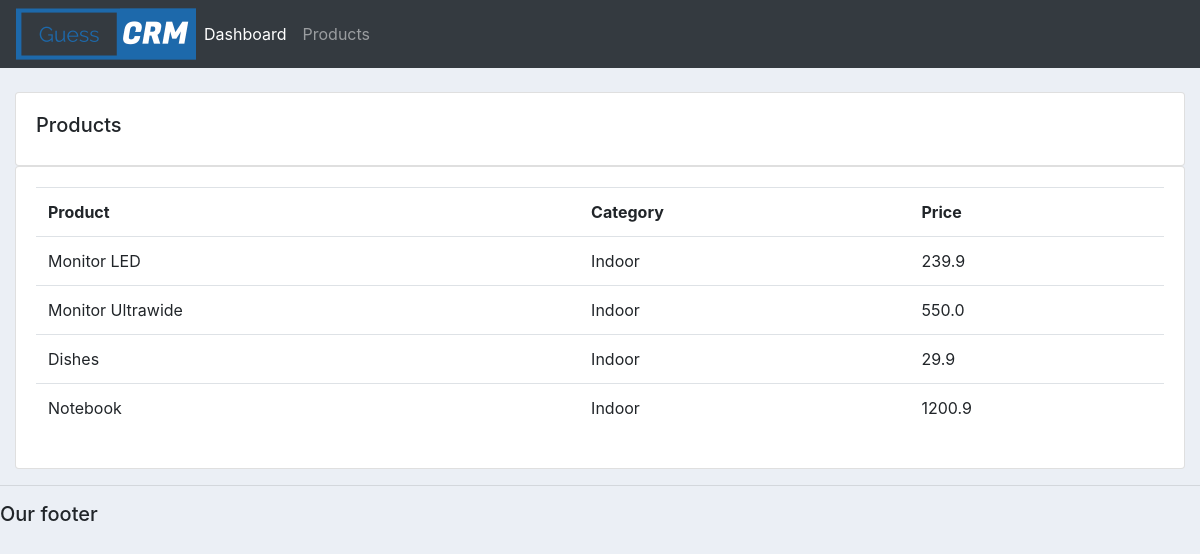
/products/, run on an earlier commit of the app's database.
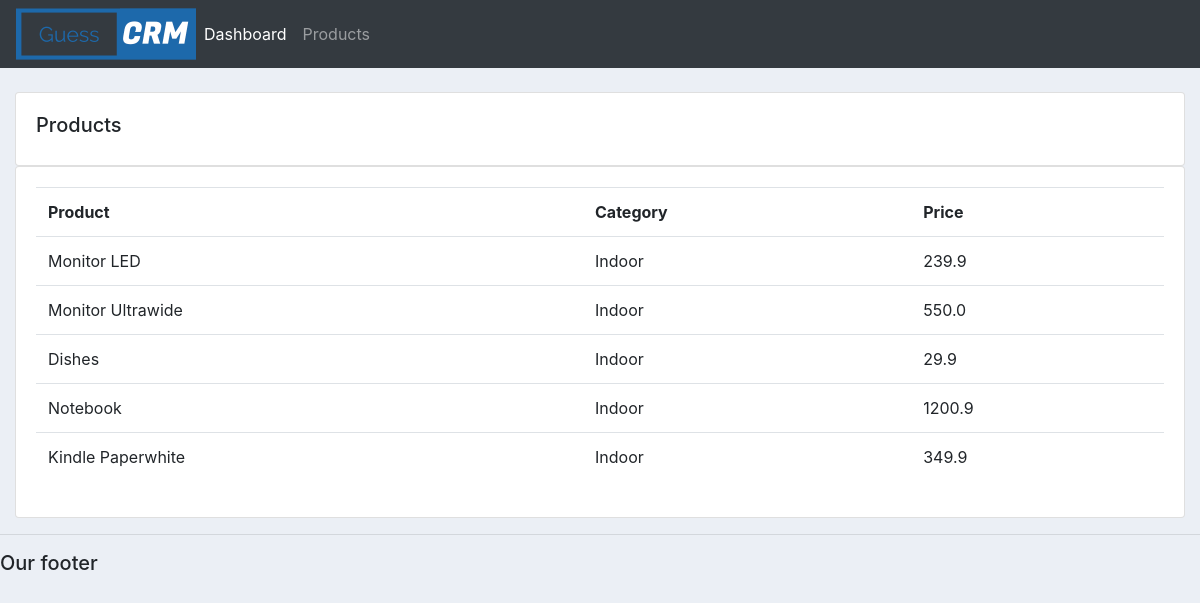
And on a later commit of the database.
### accounts/models.py (models this page shows, shortened)
class Product(models.Model):
	CATEGORY = (
			('Indoor', 'Indoor'),
			('Out Door', 'Out Door'),
			)
	name = models.CharField(max_length=200, null=True)
	price = models.FloatField(null=True)
	category = models.CharField(max_length=200, null=True, choices=CATEGORY)
	description = models.CharField(max_length=200, null=True, blank=True)
	date_created = models.DateTimeField(auto_now_add=True, null=True)
	tags = models.ManyToManyField(Tag)

### accounts/views.py (the view)
# urls.py: path('products/', views.products),
def products(request):
	products = Product.objects.all()
	return render(request, 'accounts/products.html', {'products':products})

### accounts/templates/accounts/products.html
{% extends 'accounts/main.html' %}
{% block content %}
<br>
<div class="row">
    <div class="col-md">
        <div class="card card-body">
            <h5>Products</h5>
        </div>
        <div class="card card-body">
            <table class="table">
                <tr>
                    <th>Product</th>
                    <th>Category</th>
                    <th>Price</th>
                </tr>
                {% for i in products %}
                    <tr>
                        <td>{{i.name}}</td>
                        <td>{{i.category}}</td>
                        <td>{{i.price}}</td>
                    </tr>
                {% endfor %}
            </table>
        </div>
    </div>
</div>
{% endblock content %}

What changed in the data, as far as the page shows it:
added Product: name "Kindle Paperwhite", category "Indoor", price "349.9"
